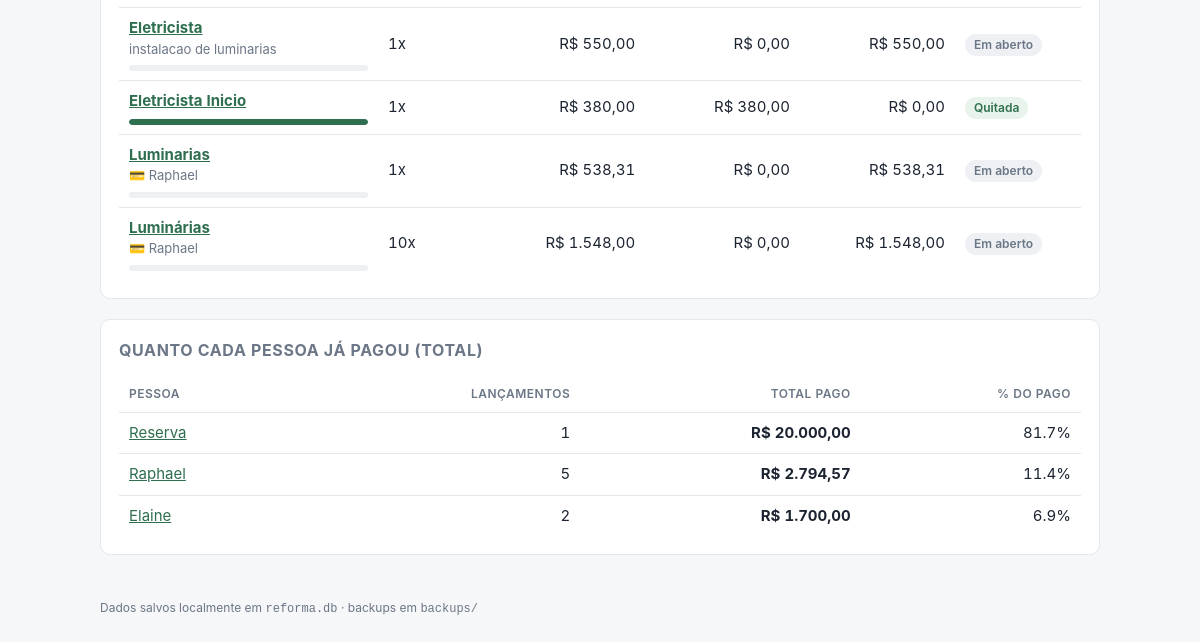
Before: / (lower part) with the older database file.
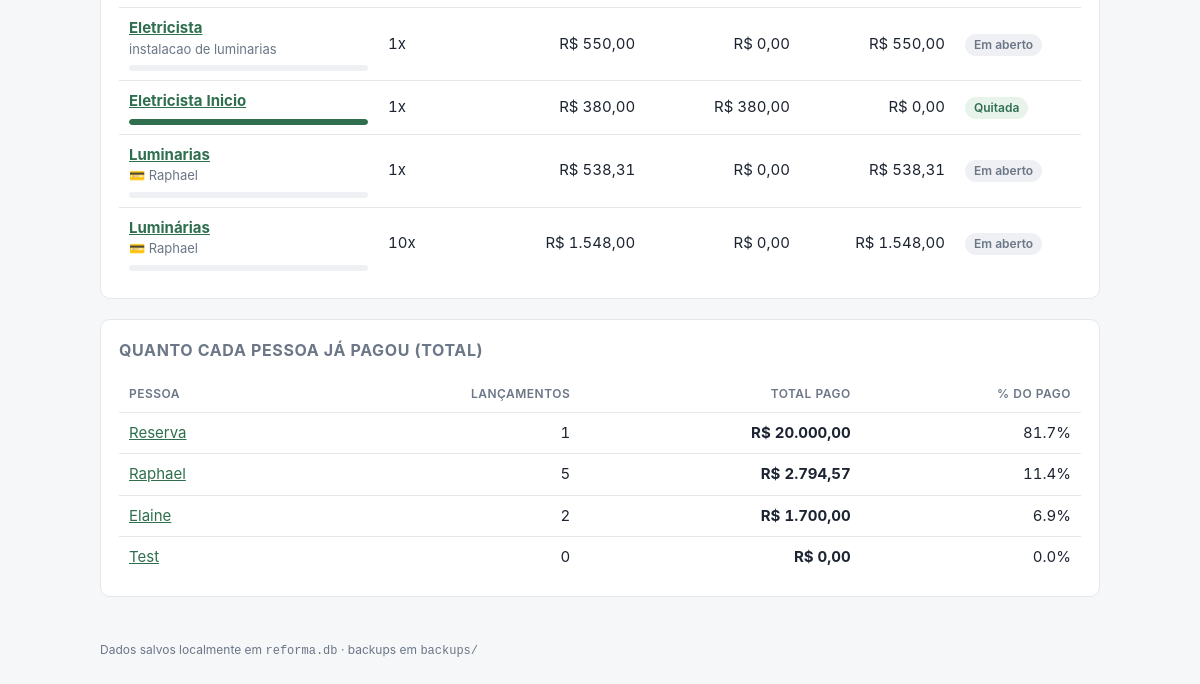
After: the same page with the newer database file.
### tables this page shows
CREATE TABLE despesa (
    id            INTEGER PRIMARY KEY AUTOINCREMENT,
    nome          TEXT NOT NULL,
    categoria     TEXT,
    observacao    TEXT,
    valor_total   INTEGER NOT NULL,          -- centavos
    qtd_parcelas  INTEGER NOT NULL,
    criado_em     TEXT NOT NULL DEFAULT (datetime('now','localtime'))
, excluido_em TEXT, pagador_id INTEGER REFERENCES pessoa(id));

CREATE TABLE pessoa (
    id      INTEGER PRIMARY KEY AUTOINCREMENT,
    nome    TEXT NOT NULL UNIQUE,
    ativo   INTEGER NOT NULL DEFAULT 1
);

### app.py (the view)
@app.route("/")
def index():
    despesas = db.listar_despesas()
    contagem = {chave: 0 for chave in STATUS_DESPESA}
    for d in despesas:
        contagem[status_despesa(d)] += 1
    contagem["todas"] = len(despesas)
    filtro = request.args.get("status")
    if filtro not in STATUS_DESPESA:
        filtro = None
    if filtro:
        despesas = [d for d in despesas if status_despesa(d) == filtro]
    return render_template(
        "index.html",
        totais=db.totais_gerais(),
        despesas=despesas,
        filtro=filtro,
        contagem=contagem,
        por_pessoa=db.resumo_pessoas_geral(),
        saldos=db.saldos_entre_pessoas(),
    )

### app.py (called while the page is built)
def brl(centavos):
    if centavos is None:
        centavos = 0
    sinal = "-" if centavos < 0 else ""
    centavos = abs(int(centavos))
    inteiro, cents = divmod(centavos, 100)
    return f"{sinal}R$ {inteiro:,.0f}".replace(",", ".") + f",{cents:02d}"

def data_br(iso):
    if not iso:
        return "—"
    partes = str(iso)[:10].split("-")
    return "/".join(reversed(partes)) if len(partes) == 3 else iso

def status_despesa(despesa):
    if despesa["valor_total"] - despesa["pago"] <= 0:
        return "quitada"
    return "parcial" if despesa["pago"] > 0 else "aberta"

@app.after_request
def backup_apos_alteracao(response):
    if request.method == "POST":
        try:
            backup.fazer_backup()
        except Exception as e:  # backup nunca pode derrubar o app
            print(f"[backup] falhou: {e}")
    return response

### db.py (called while the page is built)
def connect():
    conn = sqlite3.connect(DB_PATH)
    conn.row_factory = sqlite3.Row
    conn.execute("PRAGMA foreign_keys = ON")
    return conn

@contextmanager
def get_db():
    conn = connect()
    try:
        yield conn
        conn.commit()
    except Exception:
        conn.rollback()
        raise
    finally:
        conn.close()

### templates/index.html (shortened to what this page needs)
{% extends "base.html" %}
{% block conteudo %}
{% from "_pendencias.html" import tabela_parcelas %}
{% set urgentes = pend.vencidas + pend.proximas %}
{% set pendentes = saldos | selectattr('valor') | list %}
<div class="card" id="despesas">
  {% if despesas %}
  <div class="tabela-scroll">
  <table>
    <tbody>
      {% for d in despesas %}
      {% set saldo = d.valor_total - d.pago %}
      <tr>
        <td>
          <a href="{{ url_for('detalhe_despesa', despesa_id=d.id) }}"><strong>{{ d.nome }}</strong></a>
          {% if d.categoria or d.pagador %}<div class="pequeno suave">{{ d.categoria or '' }}{% if d.categoria and d.pagador %} · {% endif %}{% if d.pagador %}💳 {{ d.pagador }}{% endif %}</div>{% endif %}
          <div class="barra"><i style="width: {{ (100 if d.valor_total == 0 else (d.pago * 100 / d.valor_total))|round(1) }}%"></i></div>
        </td>
        <td>{{ d.qtd_parcelas }}x</td>
        <td class="num">{{ d.valor_total|brl }}</td>
        <td class="num">{{ d.pago|brl }}</td>
        <td class="num">{{ saldo|brl }}</td>
        {% set info = STATUS_DESPESA[d|status_despesa] %}
        <td><span class="tag {{ info[2] }}">{{ info[1] }}</span></td>
      </tr>
      {% endfor %}
    </tbody>
  </table>
  </div>
  {% elif filtro %}
    <p class="vazio">Nenhuma despesa com esse status. <a href="{{ url_for('index') }}#despesas">Ver todas</a>.</p>
  {% else %}
    <p class="vazio">Nenhuma despesa ainda. Comece por <a href="{{ url_for('nova_despesa') }}">criar a primeira</a>.</p>
  {% endif %}
</div>
<div class="card">
  <h2>Quanto cada pessoa já pagou (total)</h2>
  {% if por_pessoa %}
  <table>
    <thead><tr><th>Pessoa</th><th class="num">Lançamentos</th><th class="num">Total pago</th><th class="num">% do pago</th></tr></thead>
    <tbody>
      {% for p in por_pessoa %}
      <tr>
        <td><a href="{{ url_for('detalhe_pessoa', pessoa_id=p.id) }}">{{ p.nome }}</a></td>
        <td class="num">{{ p.qtd }}</td>
        <td class="num"><strong>{{ p.total|brl }}</strong></td>
        <td class="num">{{ (0 if totais.pago == 0 else p.total * 100 / totais.pago)|round(1) }}%</td>
      </tr>
      {% endfor %}
    </tbody>
  </table>
  {% else %}
    <p class="vazio">Nenhuma pessoa cadastrada ainda. <a href="{{ url_for('pessoas') }}">Cadastrar pessoas</a>.</p>
  {% endif %}
</div>
{% endblock %}

Changed rows visible on the page:
added pessoa: nome "Test", qtd "0", total|brl "R$ 0,00", pago "0.0"
